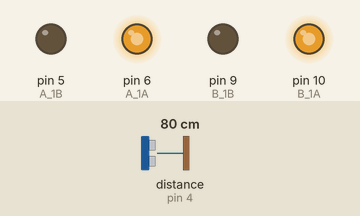
Bench run of a sketch on a simulated Arduino Uno, built with avr-gcc and run on an emulated ATmega328P. Parts: output pins drawn as LEDs (lit = HIGH). Wiring (inferred from the names in the program): ultrasonic range finder: trigger pin 3; echo pin 4. Inputs (shaded band) come from the test bench; at power-on: distance to the obstacle (sensor on pin 4) 80 cm. The echo pulse lasts 58.3 µs per cm; pins used as bus, display or sensor lines are not drawn.

Above: at 1.2 s.
1.3 s: distance to the obstacle (sensor on pin 4) set to 29 cm
2.8 s: distance to the obstacle (sensor on pin 4) set to 23 cm
At 3.1 s:
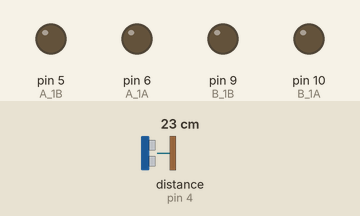
4.3 s: distance to the obstacle (sensor on pin 4) set to 12 cm
5.8 s: distance to the obstacle (sensor on pin 4) set to 9 cm
At 6.4 s:
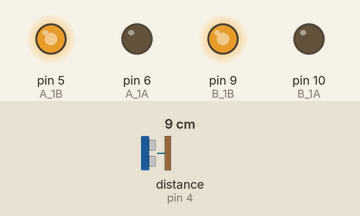
Timing chart, 0 to 8.3 s (numbered marks = the images above; inputs shaded):
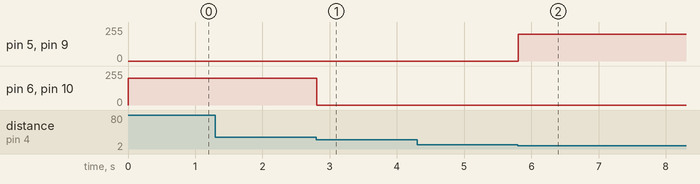

The sketch:

ultrasonic-module.ino
```cpp
// プログラム仕様:車を壁の方向に向けてください。距離が遠すぎると前進し、近すぎると後退し、安全な距離であれば停止します
// https://docs.sunfounder.com/projects/3in1-kit-v2/ja/latest/car_project/car_ultrasonic.html
const int A_1B = 5;
const int A_1A = 6;
const int B_1B = 9;
const int B_1A = 10;

const int trigPin = 3;
const int echoPin = 4;

void setup() {
  Serial.begin(9600);  // シリアル通信を初期化

  // モーターのピンを出力に設定
  pinMode(A_1B, OUTPUT);
  pinMode(A_1A, OUTPUT);
  pinMode(B_1B, OUTPUT);
  pinMode(B_1A, OUTPUT);

  // モータードライバのピンを初期化（モーターを停止状態に）
  analogWrite(A_1B, 0);
  analogWrite(A_1A, 0);
  analogWrite(B_1B, 0);
  analogWrite(B_1A, 0);

  // 超音波センサーのピン設定
  pinMode(echoPin, INPUT);
  pinMode(trigPin, OUTPUT);
}

// loop関数
// readSensorData()：超音波センサーで距離を測定する関数を呼び出し
// Serial.println(distance);：測定した距離をシリアルモニタに表示
// 条件分岐（if文）：
// distance > 25：距離が25cmより大きい場合、前進。
// distance < 10 && distance > 2：距離が2cmより大きく、10cm未満の場合、後退。
// その他の場合：停止。
void loop() {
  float distance = readSensorData();
  if (distance > 25) {
    moveForward(200);
  }
  else if (distance < 10 && distance > 2) {
    moveBackward(200);
  } else {
    stopMove();
  }
}

// トリガーピンに10マイクロ秒のパルス波を送信し、超音波を発信
// エコーピンで反射波の戻り時間を測定
// 音速を利用して距離を計算
float readSensorData() {
  digitalWrite(trigPin, LOW);
  delayMicroseconds(2);
  digitalWrite(trigPin, HIGH);
  delayMicroseconds(10);
  digitalWrite(trigPin, LOW);
  float distance = pulseIn(echoPin, HIGH) / 58.00; //Equivalent to (340m/s*1us)/2
  return distance;
}


void moveForward(int speed) {
  analogWrite(A_1B, 0);
  analogWrite(A_1A, speed);
  analogWrite(B_1B, 0);
  analogWrite(B_1A, speed);
}

void moveBackward(int speed) {
  analogWrite(A_1B, speed);
  analogWrite(A_1A, 0);
  analogWrite(B_1B, speed);
  analogWrite(B_1A, 0);
}

void stopMove() {
  analogWrite(A_1B, 0);
  analogWrite(A_1A, 0);
  analogWrite(B_1B, 0);
  analogWrite(B_1A, 0);
}
```

Measured:
- the behaviour switches between 26 and 25 cm on distance to the obstacle (sensor on pin 4) (found by bisection; images 0 and 1)
- the behaviour switches between 11 and 10 cm on distance to the obstacle (sensor on pin 4) (found by bisection; images 1 and 2)
- after the input at 1.3 s, every drawn part: stays the same
- after the input at 2.8 s, pin 6 (A_1A), pin 10 (B_1A): 200/255 → 0/255 at once
- after the input at 4.3 s, every drawn part: stays the same
- after the input at 5.8 s, pin 5 (A_1B), pin 9 (B_1B): 0/255 → 200/255 at once
